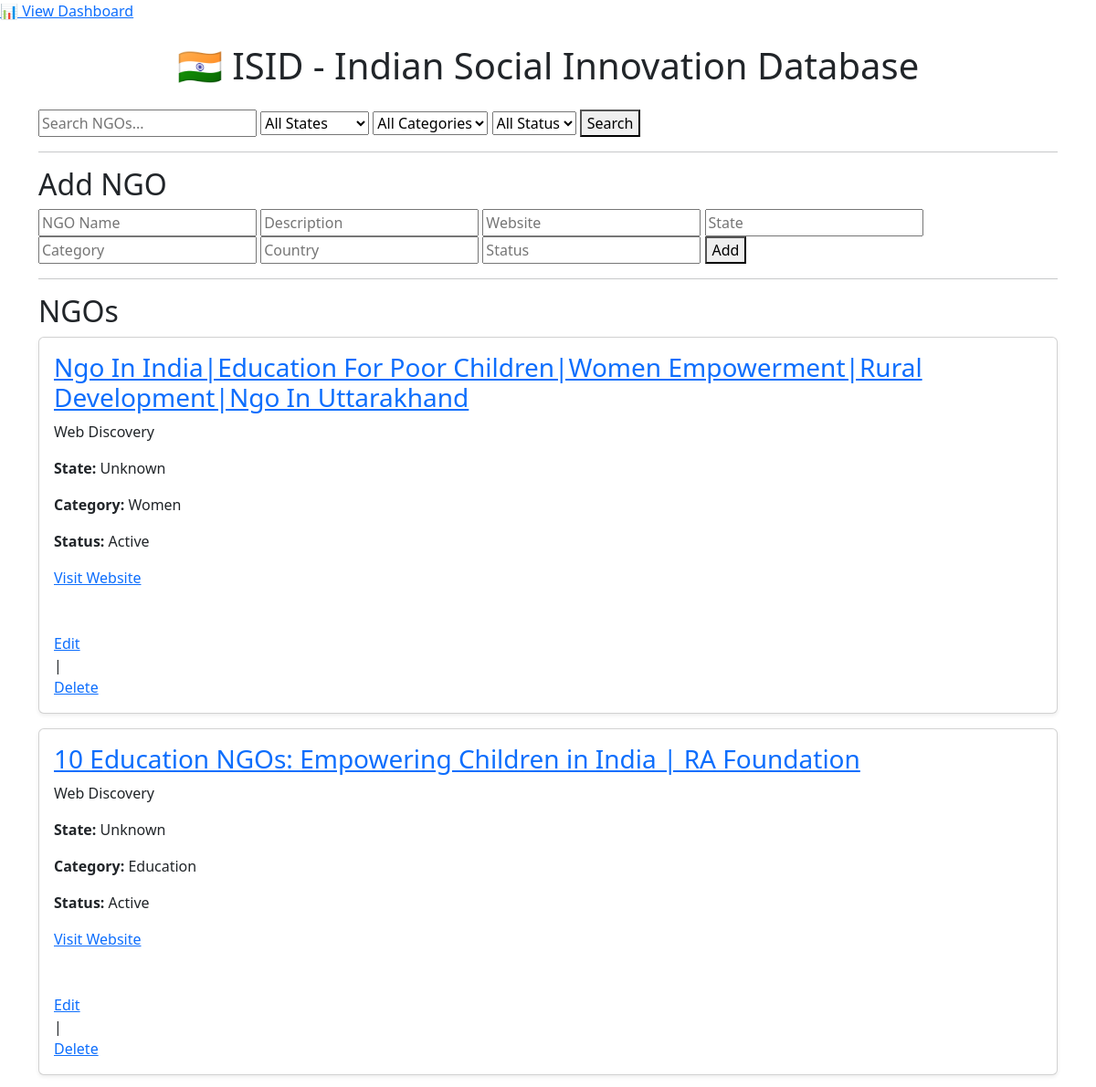
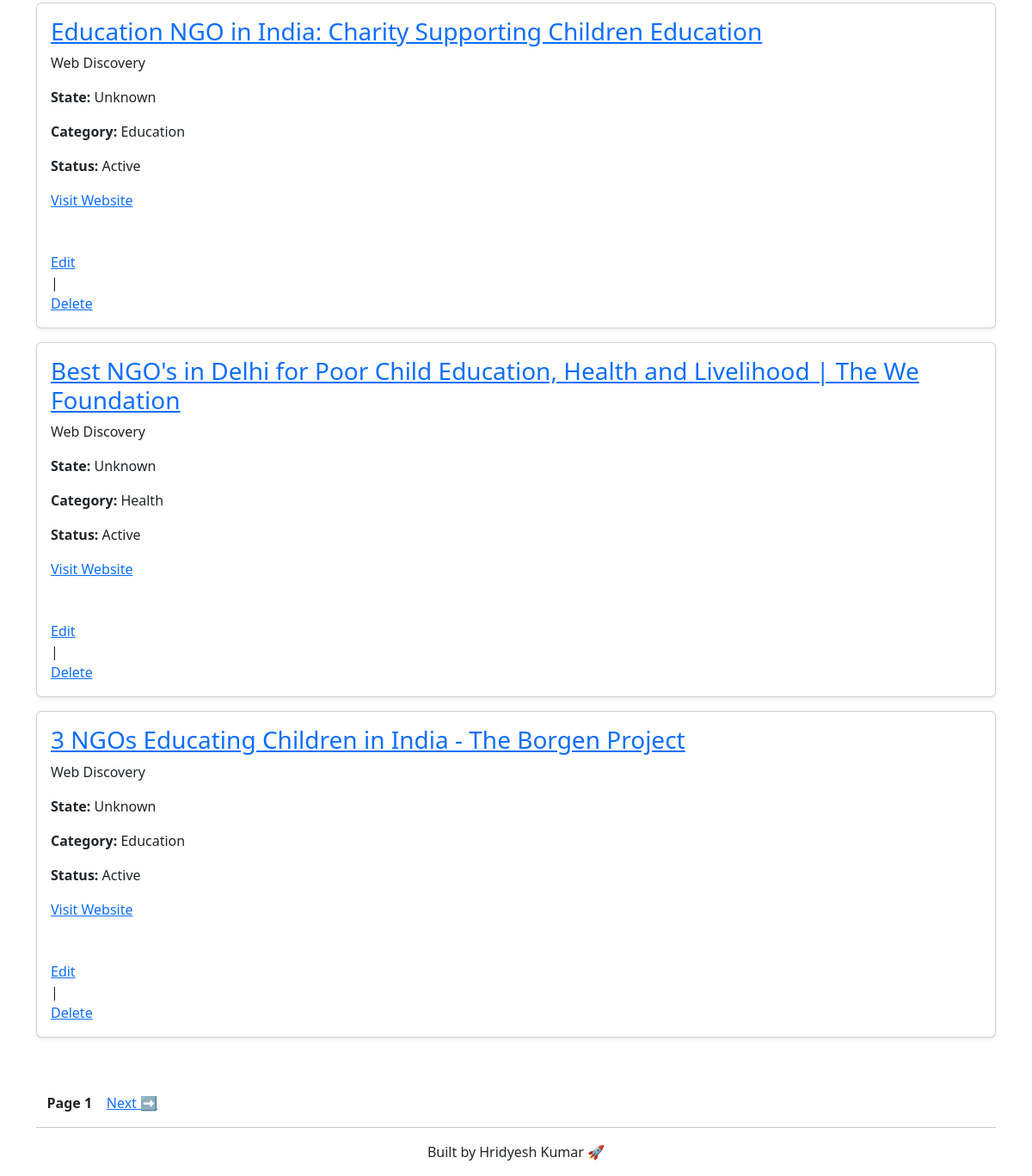
The page /home on the database its author committed (2 pictures, top to bottom).
### tables this page shows
CREATE TABLE projects (
    project_id INTEGER PRIMARY KEY AUTOINCREMENT,
    title TEXT,
    source TEXT,
    url TEXT,
    state TEXT,
    category TEXT,
    country TEXT,
    status TEXT
, score INTEGER);

### app.py (the view)
@app.route("/")
@app.route("/home")
def home():
    query = request.args.get("q", "").lower()
    state = request.args.get("state", "").lower()
    category = request.args.get("category", "").lower()
    status = request.args.get("status", "").lower()
    page = int(request.args.get("page", 1))
    limit = 5
    offset = (page - 1) * limit
    conn = get_db_connection()
    cursor = conn.cursor()
    sql = "SELECT * FROM projects WHERE 1=1"
    params = []
    min_score = request.args.get("min_score")
    if min_score:
        sql += " AND score >= ?"
        params.append(int(min_score))
    if query:
        sql += " AND title LIKE ?"
        params.append("%" + query + "%")
    if state:
        sql += " AND state LIKE ?"
        params.append("%" + state + "%")
    if category:
        sql += " AND category LIKE ?"
        params.append("%" + category + "%")
    if status:
        sql += " AND status LIKE ?"
        params.append("%" + status + "%")
    sql += " ORDER BY score DESC LIMIT ? OFFSET ?"
    params.extend([limit, offset])
    cursor.execute(sql, params)
    data = cursor.fetchall()
    cursor.execute("SELECT DISTINCT state FROM projects")
    states = sorted([row[0] for row in cursor.fetchall() if row[0]])
    cursor.execute("SELECT DISTINCT category FROM projects")
    categories = sorted([row[0] for row in cursor.fetchall() if row[0]])
    cursor.close()
    conn.close()
    return render_template(
        "home.html",
        data=data,
        states=states,
        categories=categories,
        page=page
    )

### app.py (called while the page is built)
def get_db_connection():
    conn = sqlite3.connect("database.db")
    conn.row_factory = sqlite3.Row
    return conn

### templates/home.html (shortened to what this page needs)
<!DOCTYPE html>
<html>
<head>
    <a href="/dashboard">📊 View Dashboard</a>
    <link href="https://cdn.jsdelivr.net/npm/bootstrap@5.3.0/dist/css/bootstrap.min.css" rel="stylesheet">
</head>
<body>
<div class="container mt-4">
<h1 class="text-center mb-4">
    🇮🇳 ISID - Indian Social Innovation Database
</h1>
<form method="GET" action="/home">
    <input type="text" name="q" placeholder="Search NGOs...">
    <select name="state">
        <option value="">All States</option>
    </select>
    <select name="category">
        <option value="">All Categories</option>
    </select>
    <select name="status">
        <option value="">All Status</option>
    </select>
    <button type="submit">Search</button>
</form>
<hr>
<h2>Add NGO</h2>
<form method="POST" action="/add_project">
    <input type="text" name="title" placeholder="NGO Name" required>
    <input type="text" name="source" placeholder="Description" required>
    <input type="text" name="url" placeholder="Website" required>
    <input type="text" name="state" placeholder="State" required>
    <input type="text" name="category" placeholder="Category" required>
    <input type="text" name="country" placeholder="Country" required>
    <input type="text" name="status" placeholder="Status" required>
    <button type="submit">Add</button>
</form>
<hr>
<h2>NGOs</h2>
{% for project in data %}
<div class="card p-3 shadow-sm mb-3">
    <h3>
        <a href="/project/{{ project[0] }}">
            {{ project[1] }}
        </a>
    </h3>
    <p>{{ project[2] }}</p>
    <p><b>State:</b> {{ project[4].title() }}</p>
    <p><b>Category:</b> {{ project[5].title() }}</p>
    <p><b>Status:</b> {{ project[7].title() }}</p>
    <a href="{{ project[3] }}" target="_blank">Visit Website</a>
    <br><br>
    <a href="/edit/{{ project[0] }}">Edit</a> |
    <a href="/delete/{{ project[0] }}" onclick="return confirm('Delete?')">Delete</a>
</div>
{% endfor %}
<br><br>
<strong>Page {{ page }}</strong>
<a href="/home?page={{ page + 1 }}&state={{ request.args.get('state','') }}&category={{ request.args.get('category','') }}&status={{ request.args.get('status','') }}">Next ➡</a>
<hr>
<p class="text-center">Built by Hridyesh Kumar 🚀</p>
</div>
</body>
</html>

### rows shown on the page
projects: title "Ngo In India|Education For Poor Children|Women Empowerment|Rural Development|Ngo In Uttarakhand", source "Web Discovery", state "Unknown", category "Women", status "Active"
projects: title "10 Education NGOs: Empowering Children in India | RA Foundation", source "Web Discovery", state "Unknown", category "Education", status "Active"
projects: title "Education NGO in India: Charity Supporting Children Education", source "Web Discovery", state "Unknown", category "Education", status "Active"
projects: title "Best NGO's in Delhi for Poor Child Education, Health and Livelihood | The We Foundation", source "Web Discovery", state "Unknown", category "Health", status "Active"
projects: title "3 NGOs Educating Children in India - The Borgen Project", source "Web Discovery", state "Unknown", category "Education", status "Active"

### other values the page prints
{{ page }} "1"
